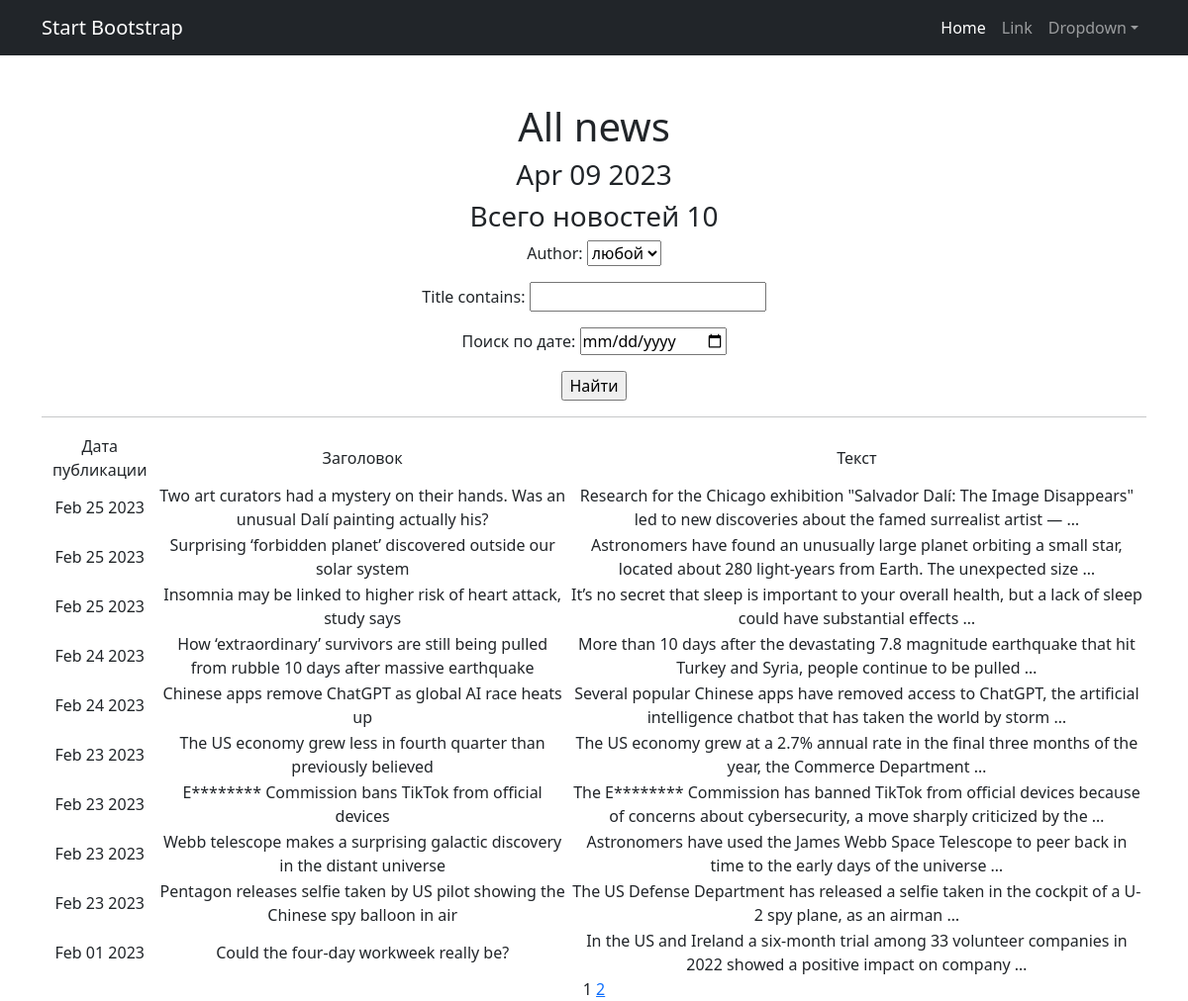
Before: /news/ with the older database file.
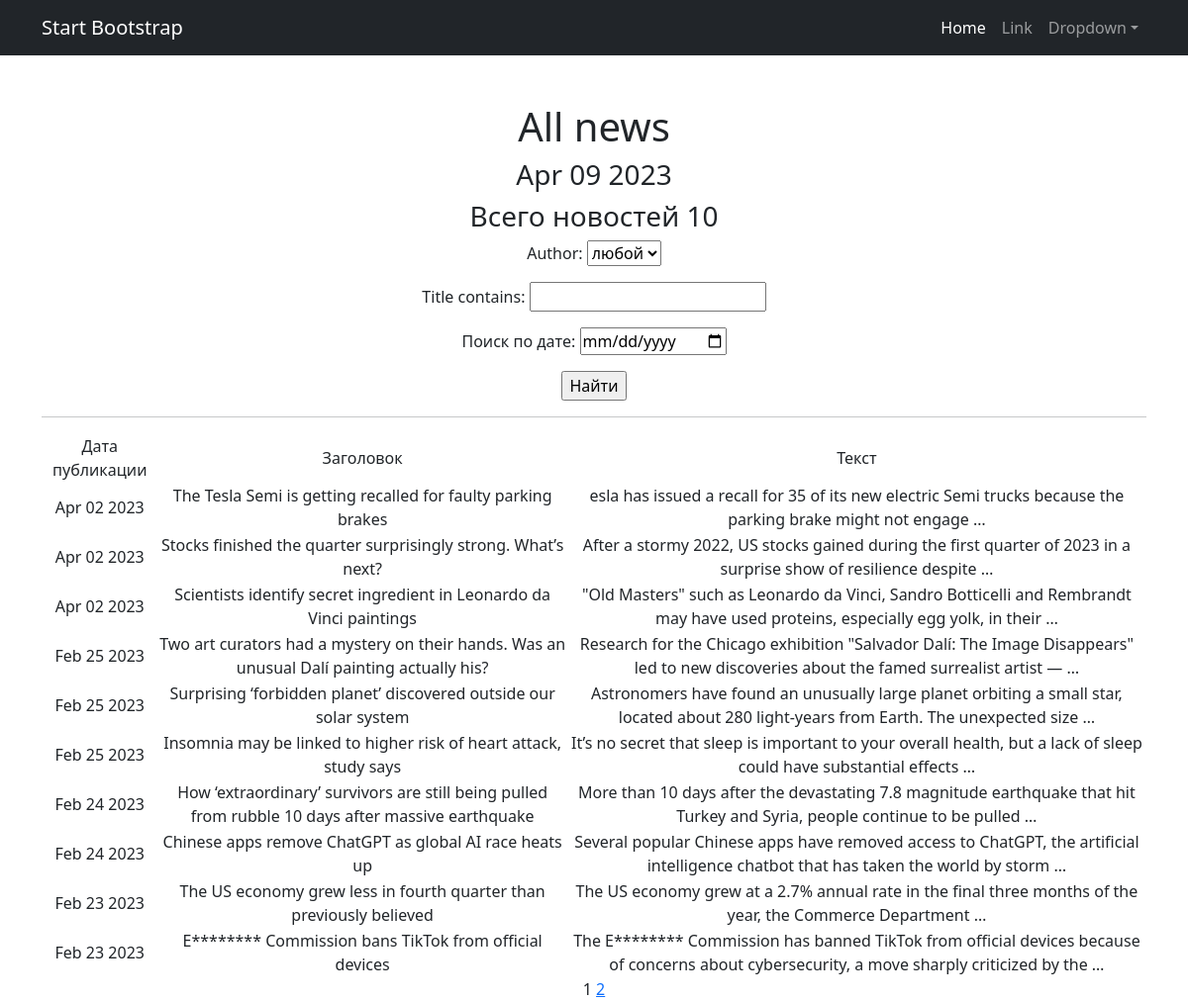
After: the same page with the newer database file.
### news_portal/models.py (models this page shows, shortened)
class Post(models.Model):
    news = "NS"
    article = "AC"
    TYPE = [
        (news, 'News'),
        (article, 'Article')
    ]
    author = models.ForeignKey("Author", on_delete=models.CASCADE)
    type = models.CharField(max_length=2, choices=TYPE, default=news)
    post_time_in = models.DateTimeField(auto_now_add=True)
    category = models.ManyToManyField("Category", through="PostCategory")
    title = models.CharField(max_length=255)
    post_text = models.TextField()
    post_rating = models.FloatField(default=0.0)

### news_portal/views.py (the view)
# urls.py: path('', NewsList.as_view(), name='news_list'),
class NewsList(ListView):
    model = Post
    ordering = '-post_time_in'
    template_name = 'news.html'
    context_object_name = 'news'
    paginate_by = 10
    def get_queryset(self):
        queryset = super().get_queryset()
        self.filterset = PostFilter(self.request.GET, queryset)
        return self.filterset.qs
    def get_context_data(self, **kwargs):
        context = super().get_context_data(**kwargs)
        context['filterset'] = self.filterset
        return context

### news_portal/models.py (called while the page is built)
    def __str__(self):
        return self.user.username

### news_portal/templatetags/news_filters.py (called while the page is built)
@register.filter()
def cenzor(value):
    mat = ['idiot', 'fizz', 'nasty', 'euro']
    word = ''
    text = value.split()
    for i in range(len(text)):
        for j in mat:
            if j in text[i].lower():
                for c in (text[i]):
                    word += '*' if c.isalpha() else c
                    text[i] = text[i][0] + word
    return ' '.join(text)

### news_portal/templatetags/news_tags.py (called while the page is built)
@register.simple_tag()
def current_time(format_string='%b %d %Y'):
   return datetime.utcnow().strftime(format_string)

@register.simple_tag(takes_context=True)
def url_replace(context, **kwargs):
   d = context['request'].GET.copy()
   for k, v in kwargs.items():
       d[k] = v
   return d.urlencode()

### templates/news.html (shortened to what this page needs)
{% extends 'flatpages/default.html' %}
{% load news_filters %}
{% load news_tags %}
{% block content %}
    <h1>All news</h1>
    <h3>{% current_time '%b %d %Y' %}</h3>
    <h3>Всего новостей {{ news | length }}</h3>
    <form action="" method="get">
        {{ filterset.form.as_p }}
        <input type="submit" value="Найти" />
    </form>
    <hr>
    {% if news %}
       <table>
           <tr>
               <td>Дата публикации</td>
               <td>Заголовок</td>
               <td>Текст</td>
           </tr>
           {% for post in news %}
           <tr>
               <td>{{ post.post_time_in | date:'M d Y' }}</td>
               <td>{{ post.title | cenzor }}</td>
               <td>{{ post.post_text | truncatewords:20 | cenzor }}</td>
           </tr>
           {% endfor %}
       </table>
   {% else %}
       <h2>Актульных новостей нет</h2>
   {% endif %}
   {{ page_obj.number }}
   {% if page_obj.has_next %}
       <a href="?{% url_replace page=page_obj.next_page_number %}">{{ page_obj.next_page_number }}</a>
   {% endif %}
{% endblock content %}

### templates/flatpages/default.html (shortened to what this page needs)
<!DOCTYPE html>
<html lang="en">
    <head>
        {% load static %}
        <link href="{% static 'css/styles.css' %}" rel="stylesheet" />
    </head>
    <body>
        <nav class="navbar navbar-expand-lg navbar-dark bg-dark">
            <div class="container">
                <a class="navbar-brand" href="#">Start Bootstrap</a>
                <div class="collapse navbar-collapse" id="navbarSupportedContent">
                    <ul class="navbar-nav ms-auto mb-2 mb-lg-0">
                        <li class="nav-item"><a class="nav-link active" aria-current="page" href="#">Home</a></li>
                        <li class="nav-item"><a class="nav-link" href="#">Link</a></li>
                        <li class="nav-item dropdown">
                            <a class="nav-link dropdown-toggle" id="navbarDropdown" href="#" role="button" data-bs-toggle="dropdown" aria-expanded="false">Dropdown</a>
                        </li>
                    </ul>
                </div>
            </div>
        </nav>
        <div class="container">
            <div class="text-center mt-5">
                {% block content %}{% endblock content %}
            </div>
        </div>
    </body>
</html>

Changed rows visible on the page:
no longer on this page (row unchanged): Post: post_time_in "Feb 23 2023", title|cenzor "Webb telescope makes a surprising galactic discovery in the distant universe", post_text|cenzor "Astronomers have used the James Webb Space Telescope to peer back in time to the early days of the universe …"
no longer on this page (row unchanged): Post: post_time_in "Feb 23 2023", title|cenzor "Pentagon releases selfie taken by US pilot showing the Chinese spy balloon in air", post_text|cenzor "The US Defense Department has released a selfie taken in the cockpit of a U-2 spy plane, as an airman …"
no longer on this page (row unchanged): Post: post_time_in "Feb 01 2023", title|cenzor "Could the four-day workweek really be?", post_text|cenzor "In the US and Ireland a six-month trial among 33 volunteer companies in 2022 showed a positive impact on company …"
added Post: post_time_in "Apr 02 2023", title|cenzor "The Tesla Semi is getting recalled for faulty parking brakes", post_text|cenzor "esla has issued a recall for 35 of its new electric Semi trucks because the parking brake might not engage …"
added Post: post_time_in "Apr 02 2023", title|cenzor "Stocks finished the quarter surprisingly strong. What’s next?", post_text|cenzor "After a stormy 2022, US stocks gained during the first quarter of 2023 in a surprise show of resilience despite …"
added Post: post_time_in "Apr 02 2023", title|cenzor "Scientists identify secret ingredient in Leonardo da Vinci paintings", post_text|cenzor "\"Old Masters\" such as Leonardo da Vinci, Sandro Botticelli and Rembrandt may have used proteins, especially egg yolk, in their …"
